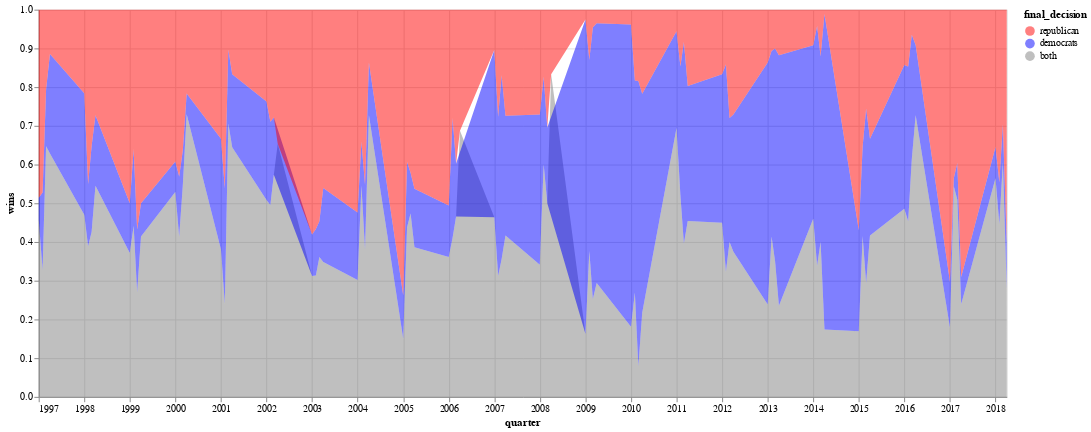

The code cell stored with this chart in its notebook:
### Code cell
d = pd.DataFrame(all_laws.groupby(['quarter', 'final_decision']).size()).reset_index().rename(columns={0: 'wins'})
counts = pd.DataFrame(all_laws.groupby(['quarter']).size()).reset_index().rename(columns={0: 'total'})
d = d.merge(counts)
d['wins'] = d['wins'] / d['total']

alt.Chart(d, width=1000, height=400).mark_area(opacity=0.5).encode(
    x="quarter:T",
    y="wins:Q",
    color=alt.Color("final_decision:N", 
                    scale=alt.Scale(domain=['republican', 'democrats', 'both'], 
                              range=[pal['republican'], pal['democrats'], 'grey'])))

### Figure 1 — Vega-Lite specification as saved in the notebook (floating-point values rounded to 4 significant figures; data arrays with more than 128 entries replaced by an {"elided": "..."} marker saying what was removed)
{"$schema": "https://vega.github.io/schema/vega-lite/v2.6.0.json", "config": {"view": {"height": 300, "width": 400}}, "data": {"name": "data-a6a11aca655e125974533a3aa928135b"}, "datasets": {"data-a6a11aca655e125974533a3aa928135b": {"elided": "261 records"}}, "encoding": {"color": {"field": "final_decision", "scale": {"domain": ["republican", "democrats", "both"], "range": ["#ff0000", "#0000ff", "grey"]}, "type": "nominal"}, "x": {"field": "quarter", "type": "temporal"}, "y": {"field": "wins", "type": "quantitative"}}, "height": 400, "mark": {"opacity": 0.5, "type": "area"}, "width": 1000}
